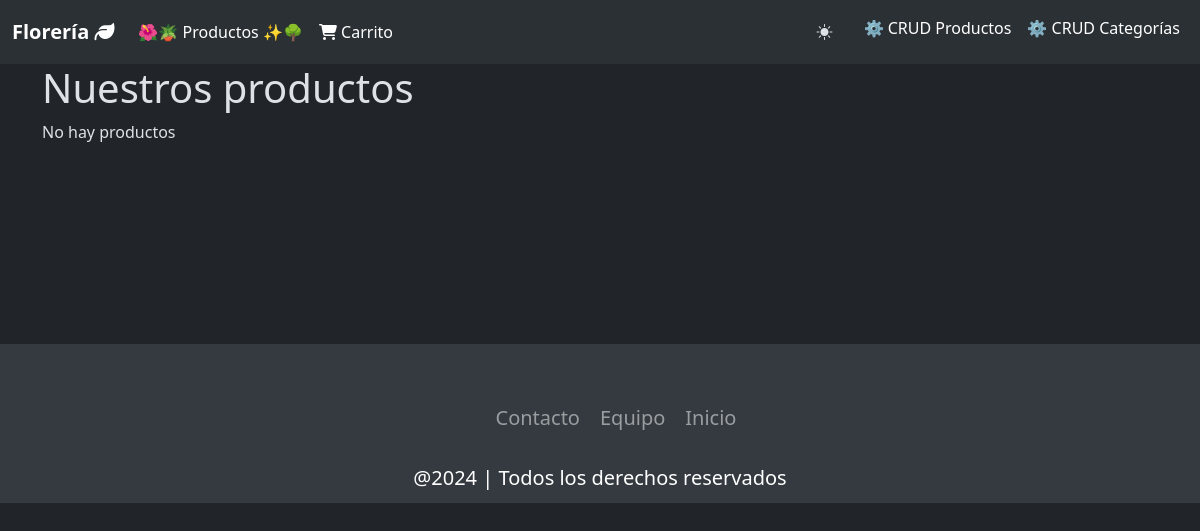
Before: /tienda/productos_comprar/ with the older database file.
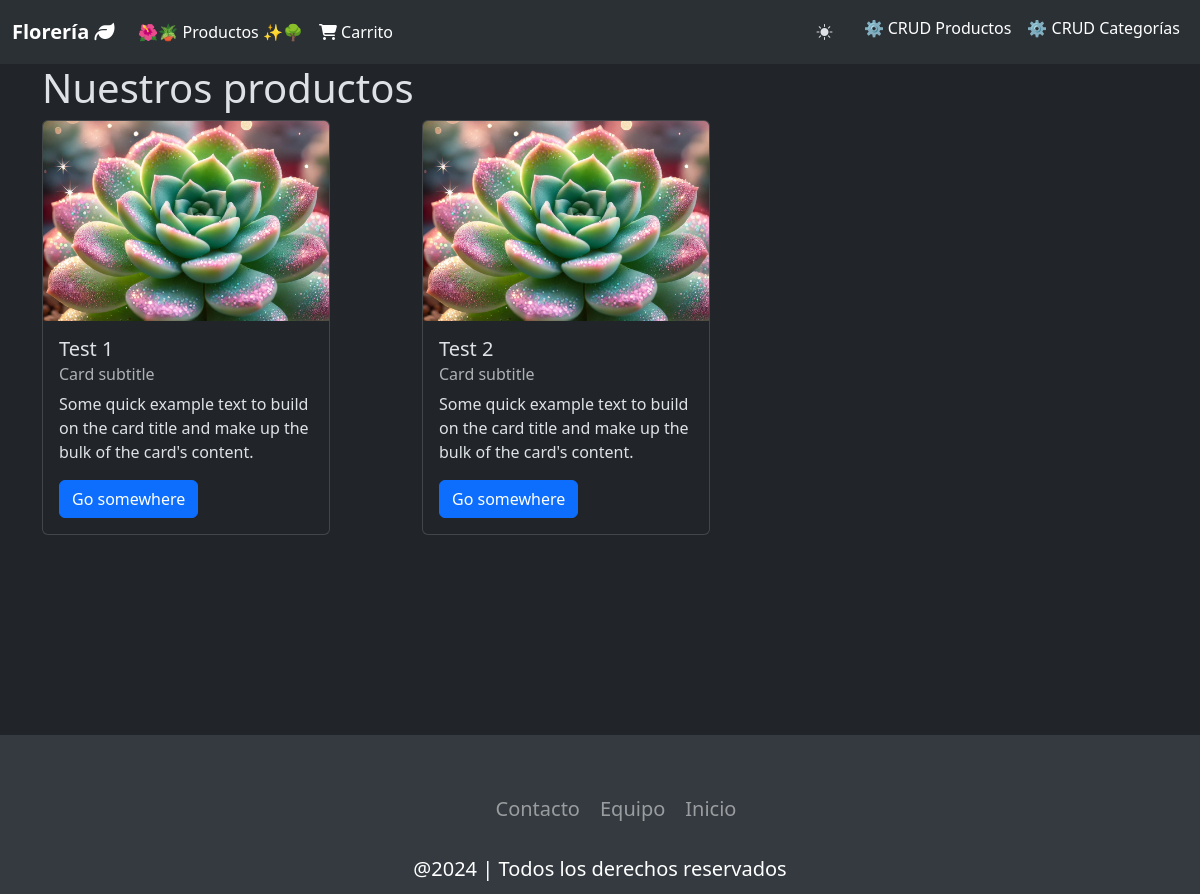
After: the same page with the newer database file.
### tienda/models.py (models this page shows, shortened)
class TestProducto(models.Model):
    id_producto = models.AutoField(primary_key=True)
    nombre      = models.CharField(max_length=100)
    descripcion = models.TextField(blank=True, null=True)
    precio      = models.IntegerField()
    stock       = models.IntegerField()
    categoria   = models.ForeignKey('Categoria', on_delete=models.CASCADE, default=1)
    imagen      = models.ImageField(upload_to='productos/', default='media/default.webp')

### tienda/views.py (the view)
# urls.py: path('productos_comprar/', views.productos_comprar, name='productos_comprar'),
def productos_comprar(request):
    productos = TestProducto.objects.all()
    context = {'productos': productos}
    return render(request, 'tienda/productos_comprar.html', context)

### tienda/templates/tienda/productos_comprar.html (shortened to what this page needs)
{% load static %}
<!DOCTYPE html>
<html lang="en">
<head>
  <link href="https://cdn.jsdelivr.net/npm/bootstrap@5.3.3/dist/css/bootstrap.min.css" rel="stylesheet"
>
  <link rel="stylesheet" href="https://cdn.jsdelivr.net/npm/bootstrap-icons@1.11.3/font/bootstrap-icons.min.css">
  <link rel="stylesheet" href="{% static 'tienda/css/estilos.css' %}">
</head>
<body data-bs-theme="dark">
  <div id="navegacion">
    <nav class="navbar navbar-expand-lg bg-body-tertiary" id="navbarPrincipal">
      <div class="container-fluid d-flex flex-row">
        <a class="navbar-brand" href="{% url 'inicio' %}">Florería <i class="fa-solid fa-leaf"></i></a>
        <div class="collapse navbar-collapse" id="navbarNavAltMarkup">
          <div class="navbar-nav">
            <a class="nav-link active" aria-current="page" href="{% url 'productos_list' %}" id="link-maceteros">🌺🪴
              Productos ✨🌳</a>
            <a class="nav-link active" href="#" id="link-carrito"><i class="fa-solid fa-cart-shopping"></i> Carrito</a>
          </div>
          <div class="navbar-nav ms-auto">
            <button type="button" class="btn btn-navbar" id="btn-tema"><i class="bi bi-brightness-high-fill"
                id="toggler-tema"></i></button>
            <a class="nav-link active" href="{% url 'productos_list' %}">⚙️ CRUD Productos</a>
            <a class="nav-link active" href="{% url 'crud_categorias' %}">⚙️ CRUD Categorías</a>
          </div>
        </div>
    </nav>
  </div>
  <div class="container-extend-lg" id="contenido">
    <div class="container">
      <h1>Nuestros productos</h1>
      {% if productos %}
      <div class="row">
        {% for producto in productos %}
        <div class="col-md-4 col-sm-10">
          <div class="card" style="width: 18rem;">
            <img src="{{producto.imagen.url}}" class="card-img-top" alt="{{producto.nombre}}">
            <div class="card-body">
              <h5 class="card-title">{{producto.nombre}}</h5>
              <h6 class="card-subtitle mb-2 text-body-secondary">Card subtitle</h6>
              <p class="card-text">Some quick example text to build on the card title and make up the bulk of the card's
                content.</p>
              <a href="#" class="btn btn-primary">Go somewhere</a>
            </div>
          </div>
        </div>
        {% endfor %}
      </div>
      {% else %}
      <p>No hay productos</p>
      {% endif %}
    </div>
    <div id="footer" style="margin-top: 200px;">
      <footer class="footer">
        <ul class="social-icon">
          <li class="icon-elem">
          </li>
          <li class="icon-elem">
          </li>
          <li class="icon-elem">
          </li>
        </ul>
        <ul class="menu">
          <li class="menu-elem">
            <a href="https://github.com/Lala-Banana/Prueba-2-Progra-Web" class="menu-icon">Contacto</a>
          </li>
          <li class="menu-elem">
            <a href="https://github.com/Lala-Banana/Prueba-2-Progra-Web" class="menu-icon">Equipo</a>
          </li>
          <li class="menu-elem">
            <a href="indice.html" class="menu-icon">Inicio</a>
          </li>
        </ul>
        <p class="text-footer">@2024 | Todos los derechos reservados</p>
      </footer>
    </div>
</body>
</html>

Changed rows visible on the page:
added TestProducto: imagen (placeholder picture), nombre "Test 1"
added TestProducto: imagen (placeholder picture), nombre "Test 2"
Other visible differences:
text no longer shown: "No hay productos"
